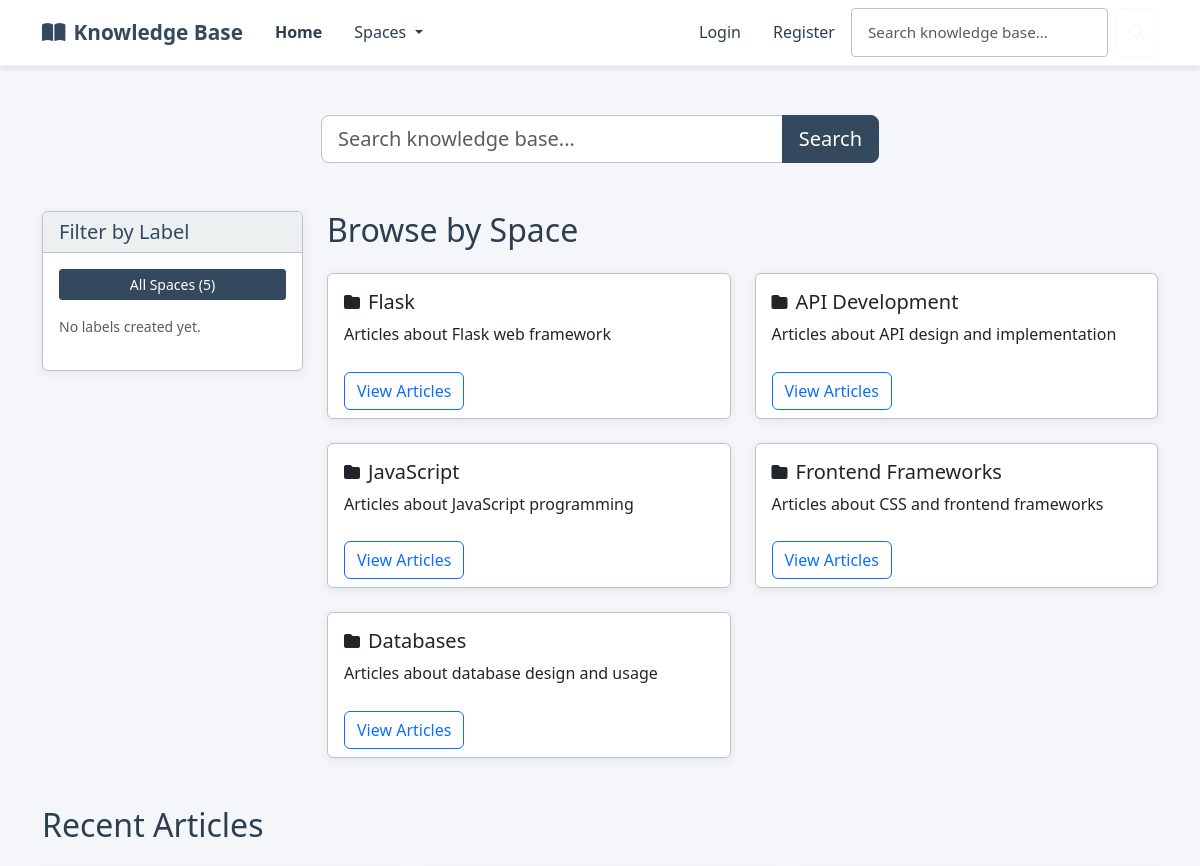
Before: / (upper part) with the older database file.
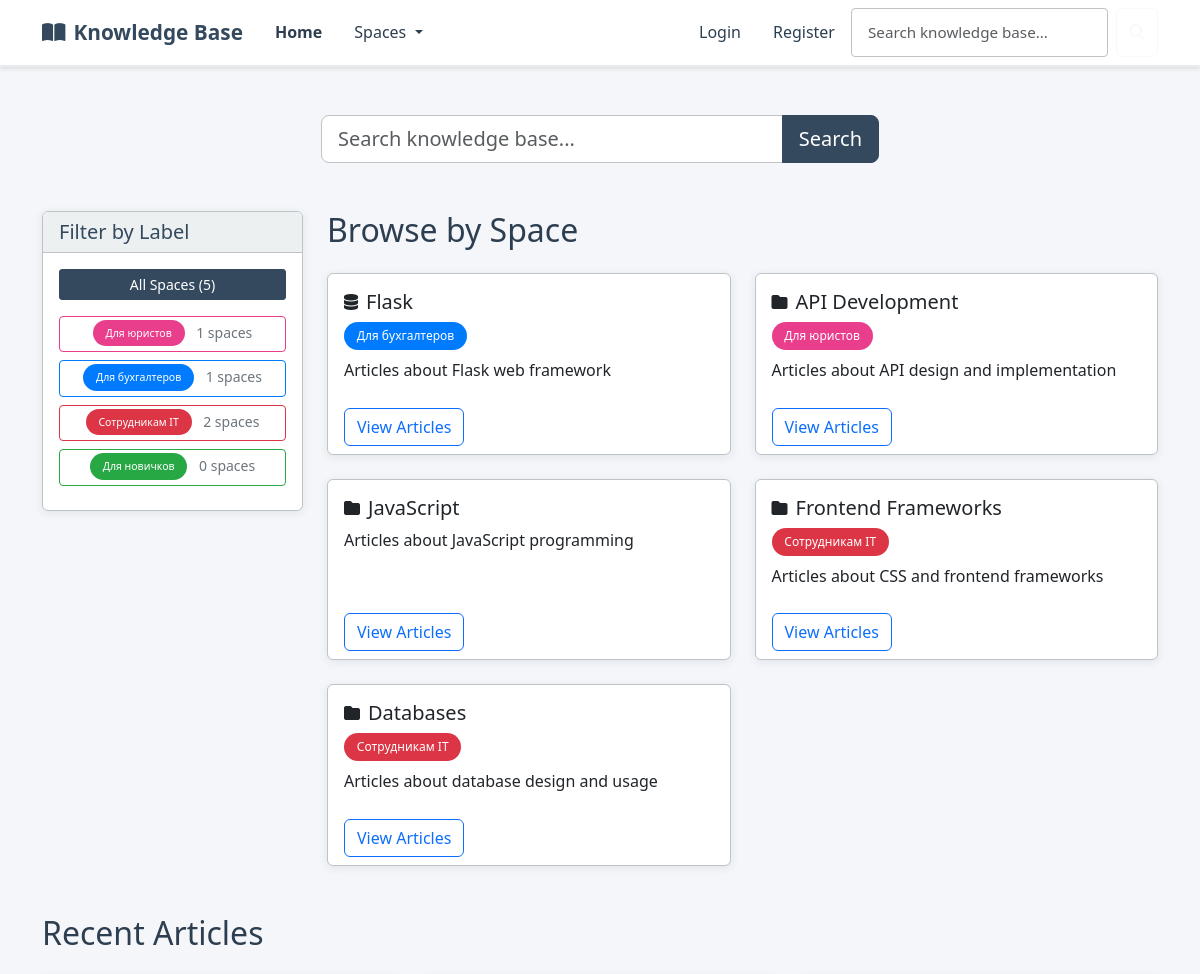
After: the same page with the newer database file.
### kb/models.py (models this page shows, shortened)
class Space(models.Model):
    ICON_CHOICES = [
        ('fas fa-folder', 'Folder'),
        ('fas fa-book', 'Book'),
        ('fas fa-lightbulb', 'Lightbulb'),
        ('fas fa-cog', 'Settings'),
        ('fas fa-rocket', 'Rocket'),
        ('fas fa-star', 'Star'),
        ('fas fa-heart', 'Heart'),
        ('fas fa-trophy', 'Trophy'),
        ('fas fa-graduation-cap', 'Education'),
        ('fas fa-code', 'Code'),
        ('fas fa-database', 'Database'),
        ('fas fa-shield-alt', 'Security'),
        ('fas fa-users', 'Team'),
        ('fas fa-chart-line', 'Analytics'),
        ('fas fa-puzzle-piece', 'Puzzle'),
        ('fas fa-tools', 'Tools'),
        ('fas fa-globe', 'Global'),
        ('fas fa-mobile-alt', 'Mobile'),
        ('fas fa-cloud', 'Cloud'),
        ('fas fa-fire', 'Fire'),
    ]
    name = models.CharField(max_length=100)
    description = models.TextField()
    label = models.ForeignKey(Label, on_delete=models.SET_NULL, null=True, blank=True, related_name='spaces')
    icon = models.CharField(max_length=50, choices=ICON_CHOICES, default='fas fa-folder')
    class Meta:
        verbose_name_plural = "Spaces"

class Label(models.Model):
    COLOR_CHOICES = [
        ('#007bff', 'Blue'),
        ('#28a745', 'Green'),
        ('#dc3545', 'Red'),
        ('#ffc107', 'Yellow'),
        ('#6f42c1', 'Purple'),
        ('#fd7e14', 'Orange'),
        ('#20c997', 'Teal'),
        ('#e83e8c', 'Pink'),
        ('#6c757d', 'Gray'),
        ('#17a2b8', 'Cyan'),
    ]
    name = models.CharField(max_length=50)
    color = models.CharField(max_length=7, choices=COLOR_CHOICES, default='#007bff')
    class Meta:
        verbose_name_plural = "Labels"

### kb/views.py (the view)
# urls.py: path('', views.index, name='index'),
def index(request):
    spaces = Space.objects.select_related('label').all()
    labels = Label.objects.all()
    latest_articles = Article.objects.order_by('-created_at')[:5]
    context = {
        'spaces': spaces,
        'labels': labels,
        'recent_articles': latest_articles,
        'title': 'Knowledge Base Home'
    }
    return render(request, 'index.html', context)

### kb/context_processors.py (called while the page is built)
def categories_processor(request):
    return {
        'spaces': Space.objects.all()
    }

### templates/index.html (shortened to what this page needs)
{% extends 'layout.html' %}
{% block content %}
<div class="row mb-5">
    <div class="col-12">
        <div class="mt-4">
            <form action="{% url 'search' %}" method="get" class="d-flex justify-content-center">
                <div class="col-md-6">
                    <div class="input-group input-group-lg">
                        <input class="form-control" type="search" placeholder="Search knowledge base..." aria-label="Search" name="q">
                        <button class="btn btn-primary" type="submit">Search</button>
                    </div>
                </div>
            </form>
        </div>
    </div>
</div>
<div class="row">
    <div class="col-md-3">
        <div class="card mb-4">
            <div class="card-header">
                <h5 class="mb-0">Filter by Label</h5>
            </div>
            <div class="card-body">
                <div class="mb-3">
                    <button type="button" class="btn btn-outline-secondary btn-sm w-100 label-filter" data-label="all">
                    </button>
                </div>
                {% for label in labels %}
                <div class="mb-2">
                    <button type="button" class="btn btn-outline-secondary btn-sm w-100 label-filter"
                            data-label="{{ label.id }}"
                            style="border-color: {{ label.color }};">
                        <span class="badge me-2" style="background-color: {{ label.color }}; color: white;">{{ label.name }}</span>
                        <span class="label-count" data-label-id="{{ label.id }}">0</span> spaces
                    </button>
                </div>
                {% endfor %}
                {% if not labels %}
                <p class="text-muted small">No labels created yet.</p>
                {% endif %}
            </div>
        </div>
    </div>
    <div class="col-md-9">
        <section class="mb-5">
            <h2 class="mb-4">Browse by Space</h2>
            <div class="row row-cols-1 row-cols-md-2 g-4" id="spaces-container">
                {% for space in spaces %}
                <div class="col space-item" data-label-id="{{ space.label.id|default:'none' }}">
                    <div class="card space-card h-100">
                        <div class="card-body">
                            <div class="d-flex align-items-center mb-2">
                                {% if space.icon %}
                                <i class="{{ space.icon }} me-2"></i>
                                {% endif %}
                                <h5 class="card-title mb-0">{{ space.name }}</h5>
                            </div>
                            {% if space.label %}
                            <span class="badge mb-2" style="background-color: {{ space.label.color }}; color: white;">{{ space.label.name }}</span>
                            {% endif %}
                            <p class="card-text">{{ space.description }}</p>
                        </div>
                        <div class="card-footer bg-transparent border-0">
                            <a href="{% url 'space_detail' space_id=space.id %}" class="btn btn-outline-primary">View Articles</a>
                        </div>
                    </div>
                </div>
                {% endfor %}
            </div>
        </section>
    </div>
</div>
<section>
    <h2 class="mb-4">Recent Articles</h2>
    <div class="row row-cols-1 row-cols-md-3 g-4">
    </div>
</section>
{% endblock %}

Changed rows visible on the page:
added Label: name "Для юристов"
added Label: name "Для бухгалтеров"
added Label: name "Сотрудникам IT"
added Label: name "Для новичков"
changed Space "Flask": icon "fas fa-folder" → "fas fa-database" (drawn); label_id empty → 2 (drawn); label.name (not shown) → "Для бухгалтеров"
changed Space "API Development": label_id empty → 1 (drawn); label.name (not shown) → "Для юристов"
changed Space "Frontend Frameworks": label_id empty → 3 (drawn); label.name (not shown) → "Сотрудникам IT"
changed Space "Databases": label_id empty → 3 (drawn); label.name (not shown) → "Сотрудникам IT"
Other visible differences:
text no longer shown: "No labels created yet."
